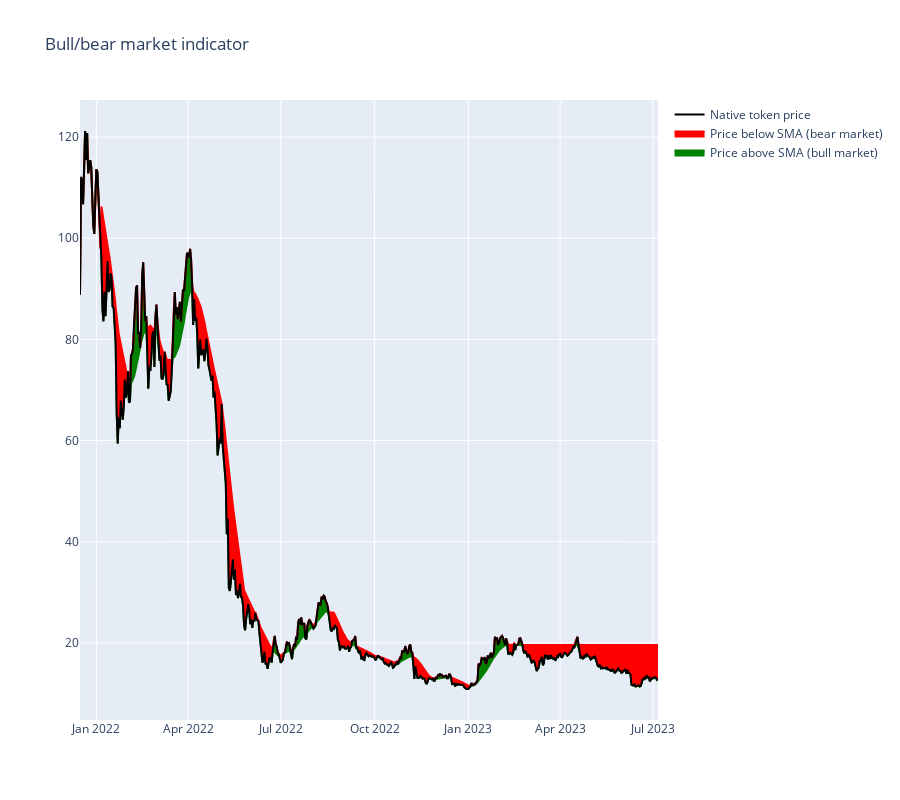

The notebook cell saved with this chart:
### Markdown cell above
## Bull/bear market moving average analysis

Most Trader Joe pairs trade against AVAX, not USDC. Thus, prices are tightly correlated with AVAX price drops. 
We do not want to trade using a long only strategy in a "bear market" when all assets are dropping, 
as slow moving momentum strategy won't be able to catch good pumps.

### Code cell
import plotly.graph_objects as go
from tradeexecutor.visual.technical_indicator import export_plot_as_dataframe

# Set up DataFrames where one has price and one has moving average
candles = avax_candles  # OHLCV data
sma_plot = state.visualisation.plots["Native token SMA"]
sma_df = export_plot_as_dataframe(sma_plot)  # Simple moving average values

# Create a DataFrame that contains values from all of our plots using the same master DateTimeIndex.
# Namely moving averages have less samples, because moving average cannot be calculated
# early on as the time window has not yet enough data.
# We will also interpolate indicator values, as our indicator has less granular
# DateTimeIndex as the price data.
indicator_df = pd.DataFrame(index=candles.index)
indicator_df["price"] = candles["close"]
indicator_df["indicator_value"] = sma_df["value"]
indicator_df["indicator_value"].interpolate(inplace=True)

# There is a multiyear bug in Plotly that you cannot use connectgaps and fill in the same plot.
# This is why we set the indicator value to the price value when we do not want to plot the area,
# as this will fill area with the size of 0
# https://github.com/plotly/plotly.js/issues/1132#issuecomment-531030346
indicator_df["green_above"] = indicator_df.apply(lambda row: row["indicator_value"] if row["price"] > row["indicator_value"] else row["price"], axis="columns")
indicator_df["red_below"] = indicator_df.apply(lambda row: row["indicator_value"] if row["price"] <= row["indicator_value"] else row["price"], axis="columns")

# Fill the area between close price and SMA indicator
# See https://plotly.com/python/filled-area-plots/#interior-filling-for-area-chart
# See also https://stackoverflow.com/a/64743166/315168
fig = go.Figure(
    layout={
        "title": "Bull/bear market indicator",
        "height": 800,
    }
)

# We need to use an invisible trace so we can reset "next y"
# for the red area indicator
fig.add_trace(
    go.Scatter(
        x=indicator_df.index,
        y=indicator_df["price"],
        line_color="rgba(0,0,0,0)",
        showlegend=False,
    )
)

# Plot out the
fig.add_trace(
    go.Scatter(
        x=indicator_df.index,
        y=indicator_df["green_above"],
        name="Price above SMA (bull market)",
        line_color="green",
        connectgaps=False,
        fillcolor="green",
        fill='tonexty',
    )
)

# We need to use an invisible trace so we can reset "next y"
fig.add_trace(
    go.Scatter(
        x=indicator_df.index,
        y=indicator_df["price"],
        line_color="rgba(0,0,0,0)",
        showlegend=False,
    )
)

fig.add_trace(
    go.Scatter(
        x=indicator_df.index,
        y=indicator_df["red_below"],
        name="Price below SMA (bear market)",
        line_color="red",
        connectgaps=False,
        fillcolor="red",
        fill='tonexty',
    )
)

fig.add_trace(
    go.Scatter(
        x=indicator_df.index,
        y=indicator_df["price"],
        name=f"Native token price",
        line_color="black",
    )
)

display(fig)

### Figure 1 — Plotly figure (JSON) as saved in the notebook; plotly's stock layout.template omitted (floating-point values rounded to 4 significant figures; data arrays with more than 128 entries replaced by an {"elided": "..."} marker saying what was removed)
{"data": [{"line": {"color": "rgba(0,0,0,0)"}, "showlegend": false, "type": "scatter", "x": {"elided": "568 str values"}, "y": {"elided": "568 float values"}}, {"connectgaps": false, "fill": "tonexty", "fillcolor": "green", "line": {"color": "green"}, "name": "Price above SMA (bull market)", "type": "scatter", "x": {"elided": "568 str values"}, "y": {"elided": "568 float values"}}, {"line": {"color": "rgba(0,0,0,0)"}, "showlegend": false, "type": "scatter", "x": {"elided": "568 str values"}, "y": {"elided": "568 float values"}}, {"connectgaps": false, "fill": "tonexty", "fillcolor": "red", "line": {"color": "red"}, "name": "Price below SMA (bear market)", "type": "scatter", "x": {"elided": "568 str values"}, "y": {"elided": "568 float values"}}, {"line": {"color": "black"}, "name": "Native token price", "type": "scatter", "x": {"elided": "568 str values"}, "y": {"elided": "568 float values"}}], "layout": {"height": 800, "title": {"text": "Bull/bear market indicator"}}}
